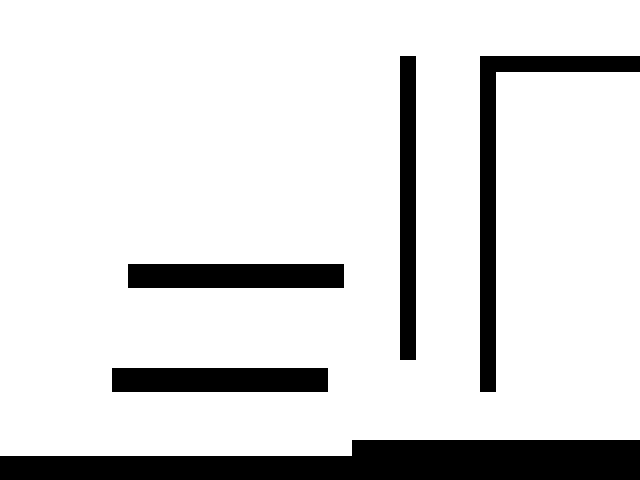

This is a level from a 2D game, rendered from its Tiled map with the project's own tilesets. A one-line summary and the map file follow, with tile-layer data summarised:
An orthogonal 80x60 tile map with 8x8 px tiles, 1 tile layer (Tile Layer 2).

<map version="1.2" tiledversion="1.3.4" orientation="orthogonal" renderorder="right-down" width="80" height="60" tilewidth="8" tileheight="8" infinite="0" nextlayerid="3" nextobjectid="1">
 <tileset firstgid="1" source="test.tsx" />
 <layer id="2" name="Tile Layer 2" width="80" height="60">
  <data>[4800 cells, 4800 non-empty, 49 distinct tile ids]</data>
 </layer>
</map>
